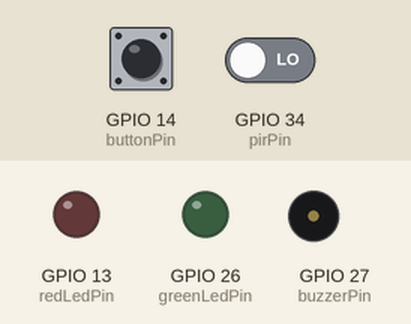
This sketch was run on a simulated ESP32. Parts: output pins drawn as LEDs (lit = HIGH), buzzer (waves = sounding). The test bench sets the inputs (shaded band); at power-on: GPIO 14 (buttonPin) HIGH, GPIO 34 (pirPin) LOW. WiFi joins after 1.5 s; servers stay silent unless stated.

Above: at 3.0 s.
3.1 s: GPIO 14 (buttonPin) pulled LOW for 0.15 s
At 3.9 s:
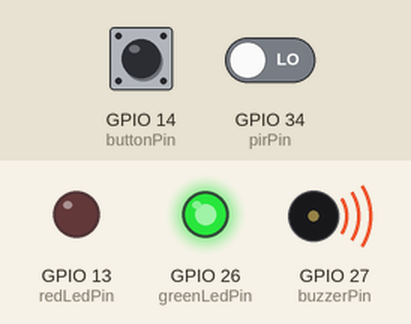
6.2 s: GPIO 34 (pirPin) driven HIGH
At 7.4 s:
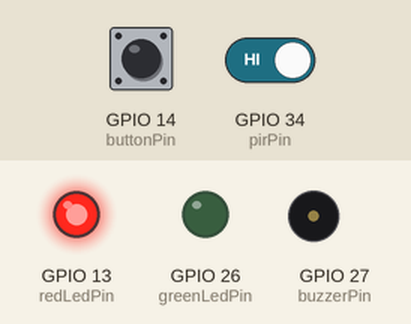
7.7 s: GPIO 14 (buttonPin) pulled LOW for 1 s
At 8.5 s:
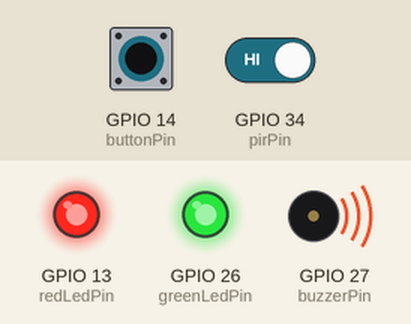
11.2 s: GPIO 14 (buttonPin) pulled LOW for 3.2 s
At 13.0 s:
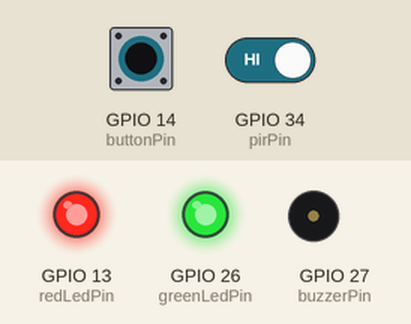
15.9 s: GPIO 34 (pirPin) driven LOW
At 16.2 s:
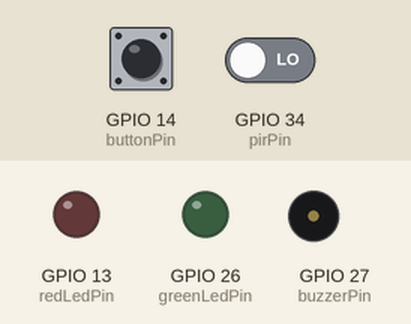
Timing chart, 0 to 18.4 s (numbered marks = the images above; inputs shaded):
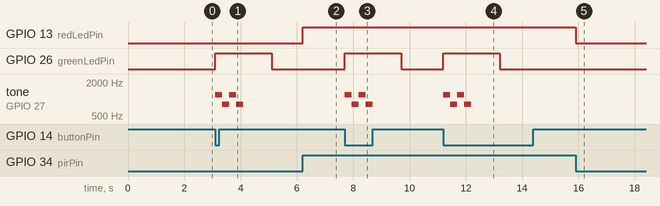

The sketch:

IoT_based_Smart_doorbell_with_vistor_notification.ino
```cpp
#define BLYNK_TEMPLATE_ID "TMPL3bi2CbDtf"
#define BLYNK_TEMPLATE_NAME "Smart doorbell with visitor notification"
#define BLYNK_AUTH_TOKEN "DFm8Lcd0TbNbsQ5sJNSUVNlx1EIy5rdm"

#include <WiFi.h>
#include <BlynkSimpleEsp32.h>

char auth[] = "DFm8Lcd0TbNbsQ5sJNSUVNlx1EIy5rdm";  // Blynk Auth Token
char ssid[] = "moto g60";   // WiFi SSID
char pass[] = "11111111";   // WiFi Password

// Pin assignments
int pirPin = 34;           // PIR sensor pin (D34)
int buttonPin = 14;        // Push button pin (D14)
int buzzerPin = 27;        // Buzzer pin (D27)
int redLedPin = 13;        // Red LED for motion detection (D13)
int greenLedPin = 26;      // Green LED for button press (D26)

bool motionDetected = false; // Track motion detection state
bool buttonPressed = false;  // Track button press state

unsigned long lastMotionTime = 0; // Track last motion detection time
const unsigned long debounceDelay = 2000; // Debounce delay (2 seconds)

void setup() {
  // Start serial communication
  Serial.begin(115200);

  // Setup Blynk
  Blynk.begin(auth, ssid, pass);

  // Setup pin modes
  pinMode(pirPin, INPUT);        // PIR sensor
  pinMode(buttonPin, INPUT_PULLUP); // Use internal pull-up for push button
  pinMode(buzzerPin, OUTPUT);    // Buzzer
  pinMode(redLedPin, OUTPUT);    // Red LED for motion detection
  pinMode(greenLedPin, OUTPUT);  // Green LED for button press

  // Set buzzer and LEDs off initially
  digitalWrite(buzzerPin, LOW);
  digitalWrite(redLedPin, LOW);
  digitalWrite(greenLedPin, LOW);
}

// Function to produce "Someone is calling you" tone for 1 second
void callingTone(int pin, int duration) {
  unsigned long startTime = millis();
  while (millis() - startTime < duration) {
    tone(pin, 1200);    // High-pitch sound (e.g., 1200 Hz)
    delay(250);         // Hold for 250ms
    tone(pin, 800);     // Low-pitch sound (e.g., 800 Hz)
    delay(250);         // Hold for 250ms
  }
  noTone(pin);  // Stop tone after duration
}

void loop() {
  // Check PIR Sensor Motion Detection
  int pirState = digitalRead(pirPin);

  if (pirState == HIGH && millis() - lastMotionTime > debounceDelay) {
    // Motion detected
    if (!motionDetected) {
      motionDetected = true;
      digitalWrite(redLedPin, HIGH);  // Turn on Red LED when motion is detected
      Blynk.logEvent("motion_detected", "Motion detected at the door!");
      lastMotionTime = millis();     // Update last motion detection time
    }
  } else if (pirState == LOW) {
    // No motion detected
    if (motionDetected) {
      motionDetected = false;
      digitalWrite(redLedPin, LOW);  // Turn off Red LED when motion stops
    }
  }

  // Check Doorbell Push Button Detection (with debounce)
  int buttonState = digitalRead(buttonPin);
  if (buttonState == LOW && !buttonPressed) {
    // If the button is pressed for the first time (LOW means pressed due to PULLUP)
    buttonPressed = true;
    digitalWrite(greenLedPin, HIGH);  // Turn on Green LED
    Blynk.logEvent("doorbell_pressed", "Doorbell pressed!");
    callingTone(buzzerPin, 1000);     // Play calling tone for 1 second
    delay(1000);                      // Hold for 1 second
    digitalWrite(greenLedPin, LOW);   // Turn off Green LED
  } else if (buttonState == HIGH) {
    // Reset button press state when released
    buttonPressed = false;
  }

  Blynk.run();  // Keep Blynk connection alive
}
```

Measured:
- after the input at 3.1 s, GPIO 26 (greenLedPin): LOW → HIGH at once, → LOW 2.0 s later; tone on GPIO 27 (buzzerPin): plays 1200 Hz for 0.25 s, 800 Hz for 0.25 s, 1200 Hz for 0.25 s, 800 Hz for 0.25 s, starting at once
- after the input at 6.2 s, GPIO 13 (redLedPin): LOW → HIGH at once
- after the input at 7.7 s, GPIO 26 (greenLedPin): LOW → HIGH at once, → LOW 2.0 s later; tone on GPIO 27 (buzzerPin): plays 1200 Hz for 0.25 s, 800 Hz for 0.25 s, 1200 Hz for 0.25 s, 800 Hz for 0.25 s, starting at once
- after the input at 11.2 s, GPIO 26 (greenLedPin): LOW → HIGH at once, → LOW 2.0 s later; tone on GPIO 27 (buzzerPin): plays 1200 Hz for 0.25 s, 800 Hz for 0.25 s, 1200 Hz for 0.25 s, 800 Hz for 0.25 s, starting at once
- after the input at 15.9 s, GPIO 13 (redLedPin): HIGH → LOW at once
